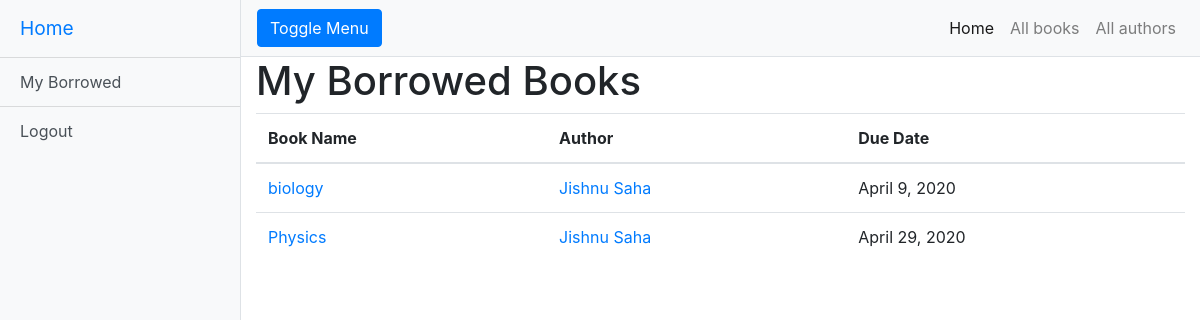
Before: /catalog/my-books/ (signed in) with the older database file.
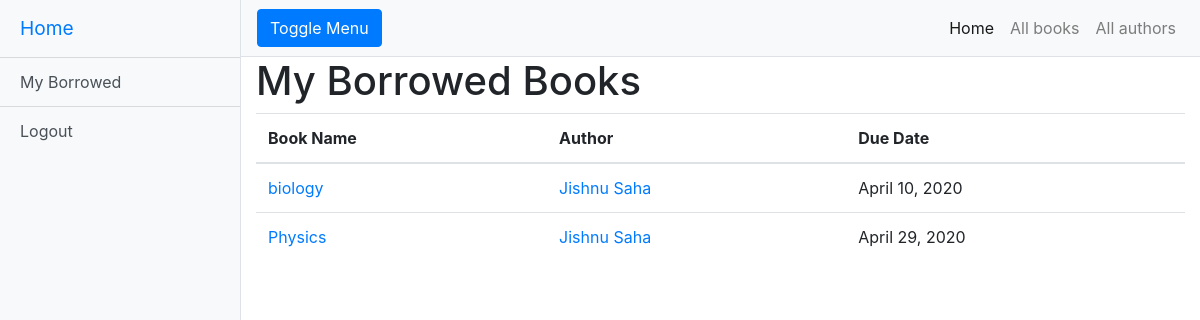
After: the same page with the newer database file.
### catalog/models.py (models this page shows, shortened)
class BookInstance(models.Model):
    id = models.UUIDField(primary_key=True, default=uuid.uuid4, help_text='Unique ID for this particular book across whole library')
    book = models.ForeignKey('Book', on_delete=models.CASCADE, null=True)
    imprint = models.CharField(max_length=200)
    due_back = models.DateField(null=True, blank=True)
    borrower = models.ForeignKey(User, on_delete=models.SET_NULL, null=True, blank=True)
    LOAN_STATUS = (
        ('m', 'Maintenance'),
        ('o', 'On loan'),
        ('a', 'Available'),
        ('r', 'Reserved'),
    )
    status = models.CharField(
        max_length=1,
        choices=LOAN_STATUS,
        blank=True,
        default='a',
        help_text='Book availability',
    )
    @property
    def is_overdue(self):
        if self.due_back and date.today() > self.due_back:
            return True
        return False
    class Meta:
        ordering = ['due_back']
        permissions = (("can_mark_returned", "Set book as returned"),)

class Book(models.Model):
    title = models.CharField(max_length=200)
    author = models.ForeignKey('Author', on_delete=models.SET_NULL, null=True)
    summary = models.TextField(max_length=1000, help_text='Enter a brief description of the book')
    isbn = models.CharField('ISBN', max_length=13,
                            help_text='13 Character <a href="https://www.isbn-international.org/content/what-isbn">ISBN number</a>')
    genre = models.ManyToManyField(Genre, help_text='Select a genre for this book')

class Author(models.Model):
    first_name = models.CharField(max_length=100)
    last_name = models.CharField(max_length=100)
    date_of_birth = models.DateField(null=True, blank=True, help_text='Date format should be YYYY-MM-DD')
    date_of_death = models.DateField('Died', null=True, blank=True, help_text='Date format should be YYYY-MM-DD')
    class Meta:
        ordering = ['last_name', 'first_name']

### catalog/views.py (the view)
# urls.py: path('my-books/', views.LoanedBooksByUserListView.as_view(), name='my-borrowed'),
class LoanedBooksByUserListView(LoginRequiredMixin, generic.ListView):
    model = BookInstance
    template_name = 'catalog/bookinstance_list_borrowed_user.html'
    paginate_by = 10
    def get_queryset(self):
        return BookInstance.objects.filter(borrower=self.request.user).filter(status__exact='o').order_by('due_back')

### catalog/templates/catalog/bookinstance_list_borrowed_user.html
{% extends "base_generic.html" %}
{% block content %}
    <h1>My Borrowed Books</h1>
    {% if bookinstance_list %}
        <table class="table">
          <thead>
            <tr>
              <th scope="col">Book Name</th>
              <th scope="col">Author</th>
              <th scope="col">Due Date</th>
            </tr>
          </thead>
          <tbody>
          {% for bookinst in bookinstance_list %}
            <tr>
              <td>
                  <a href="{% url 'book-detail' bookinst.book.pk %}">{{bookinst.book.title}}</a>
              </td>
              <td>
                  <a href="{% url 'author-detail' pk=bookinst.book.author_id %} ">{{ bookinst.book.author.first_name }} {{ bookinst.book.author.last_name }} </a>
              </td>
              <td>
                  <div class="{% if bookinst.is_overdue %}text-danger{% endif %}">
                      {{ bookinst.due_back }}
                  </div>
              </td>
            </tr>
          {% endfor %}
          </tbody>
        </table>
    {% else %}
      <p>There are no books borrowed.</p>
    {% endif %}
{% endblock %}

Changed rows visible on the page:
changed BookInstance "biology": due_back "April 9, 2020" → "April 10, 2020"
